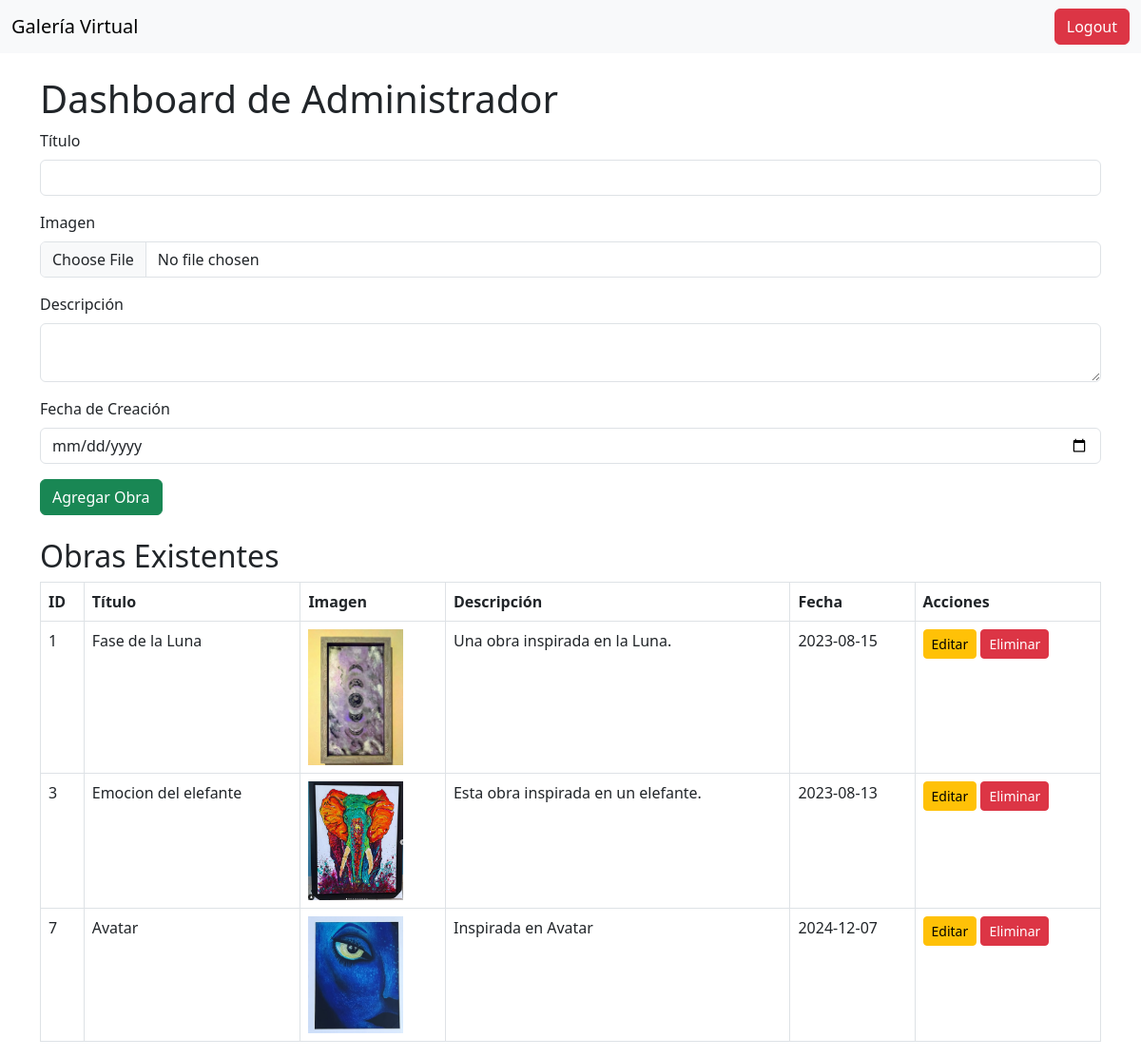
Screenshot of /admin-dashboard (signed in) with the database file from the repository.
### tables this page shows
CREATE TABLE artworks (
            id INTEGER PRIMARY KEY AUTOINCREMENT,
            title TEXT NOT NULL,
            image TEXT NOT NULL,
            description TEXT NOT NULL,
            creation_date TEXT NOT NULL
        );

### app.py (the view, shortened to what this page needs)
@app.route('/admin-dashboard', methods=['GET', 'POST'])
def admin_dashboard():
    if 'username' in session and session['role'] == 'admin':
        conn = sqlite3.connect('database.db')
        cursor = conn.cursor()
        cursor.execute('SELECT * FROM artworks')
        artworks = cursor.fetchall()
        conn.close()
        return render_template('admin_dashboard.html', artworks=artworks)
    else:
        return redirect(url_for('login'))

### templates/admin_dashboard.html (shortened to what this page needs)
<!DOCTYPE html>
<html lang="en">
<head>
    <link href="https://cdn.jsdelivr.net/npm/bootstrap@5.3.0/dist/css/bootstrap.min.css" rel="stylesheet">
</head>
<body>
    <nav class="navbar navbar-expand-lg navbar-light bg-light">
        <div class="container-fluid">
            <a class="navbar-brand" href="/">Galería Virtual</a>
            <div class="d-flex">
                <a class="btn btn-danger" href="{{ url_for('logout') }}">Logout</a>
            </div>
        </div>
    </nav>
    <div class="container mt-4">
        <h1>Dashboard de Administrador</h1>
        <form method="POST" enctype="multipart/form-data" class="mb-4">
            <div class="mb-3">
                <label for="title" class="form-label">Título</label>
                <input type="text" class="form-control" id="title" name="title" required>
            </div>
            <div class="mb-3">
                <label for="image" class="form-label">Imagen</label>
                <input type="file" class="form-control" id="image" name="image" required>
            </div>
            <div class="mb-3">
                <label for="description" class="form-label">Descripción</label>
                <textarea class="form-control" id="description" name="description" required></textarea>
            </div>
            <div class="mb-3">
                <label for="creation_date" class="form-label">Fecha de Creación</label>
                <input type="date" class="form-control" id="creation_date" name="creation_date" required>
            </div>
            <button type="submit" class="btn btn-success">Agregar Obra</button>
        </form>
        <h2>Obras Existentes</h2>
        <table class="table table-bordered">
            <thead>
                <tr>
                    <th>ID</th>
                    <th>Título</th>
                    <th>Imagen</th>
                    <th>Descripción</th>
                    <th>Fecha</th>
                    <th>Acciones</th>
                </tr>
            </thead>
            <tbody>
                {% for artwork in artworks %}
                    <tr>
                        <td>{{ artwork[0] }}</td>
                        <td>{{ artwork[1] }}</td>
                        <td><img src="{{ url_for('uploaded_file', filename=artwork[2]) }}" alt="{{ artwork[1] }}" style="width: 100px; height: auto;"></td>
                        <td>{{ artwork[3] }}</td>
                        <td>{{ artwork[4] }}</td>
                        <td>
                            <a href="{{ url_for('edit_artwork', artwork_id=artwork[0]) }}" class="btn btn-warning btn-sm">Editar</a>
                            <form method="POST" action="{{ url_for('delete_artwork', artwork_id=artwork[0]) }}" style="display: inline;">
                                <button type="submit" class="btn btn-danger btn-sm">Eliminar</button>
                            </form>
                        </td>
                    </tr>
                {% endfor %}
            </tbody>
        </table>
    </div>
</body>
</html>

### rows the page displays
artworks: id "1", title "Fase de la Luna", image (picture), description "Una obra inspirada en la Luna.", creation_date "2023-08-15"
artworks: id "3", title "Emocion del elefante", image (picture), description "Esta obra inspirada en un elefante.", creation_date "2023-08-13"
artworks: id "7", title "Avatar", image+title (placeholder picture), description "Inspirada en Avatar", creation_date "2024-12-07"
